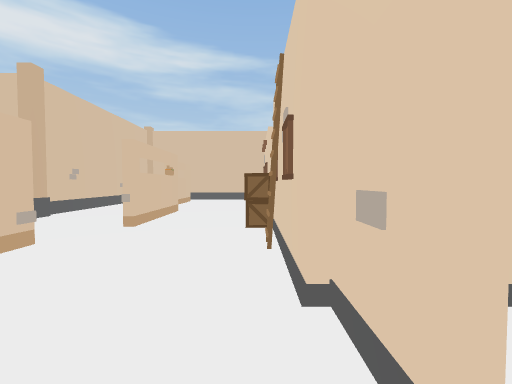
View 1 (above)

18 first-person views from a walk through a 3-D level made in the Unity game engine. The camera is 1.2 m above the floor, tilts 2° down and sees 90° across. The floor is counted in squares, 2 m on a side. Each view is taken from the middle of a square. On the plan, view 1 faces up. The plan holds only what a view shows up to about 9 squares ahead; the rest is blank.

View 2
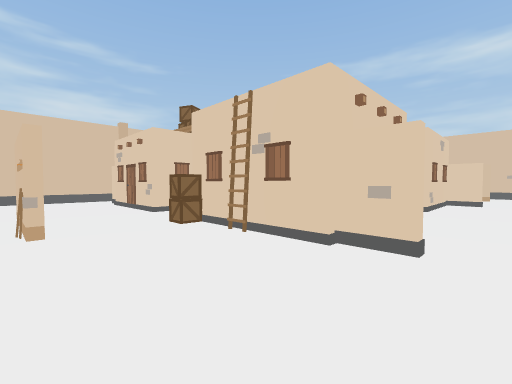

View 3
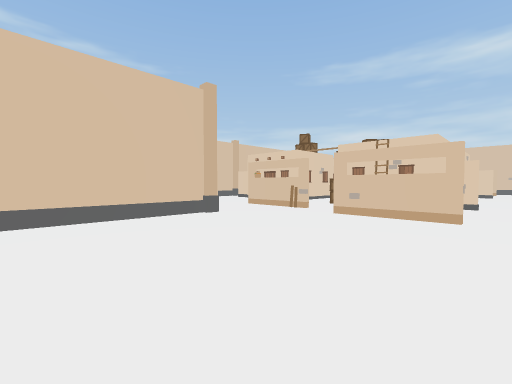

View 4
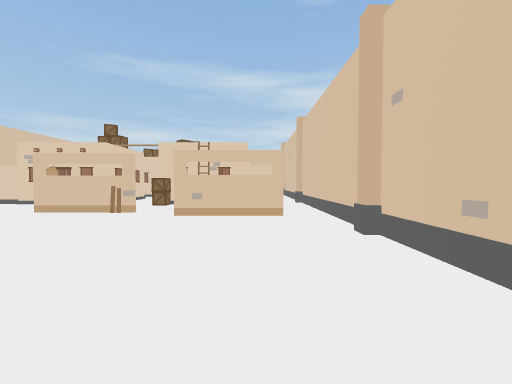

View 5
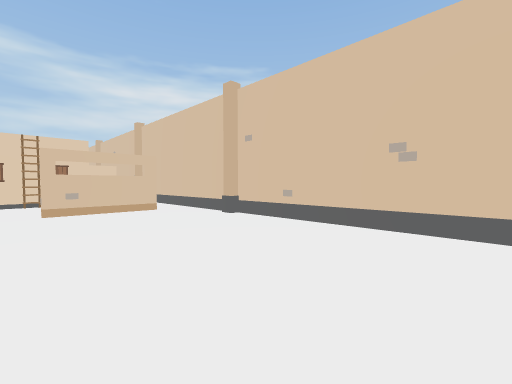

View 6
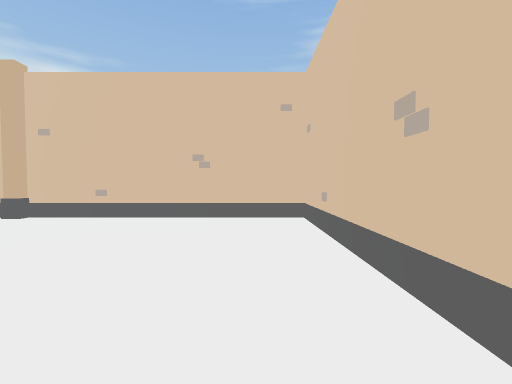

View 7
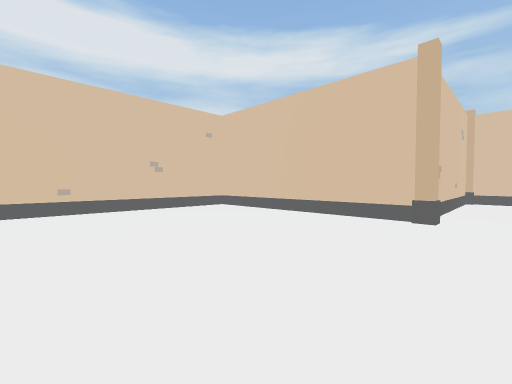

View 8
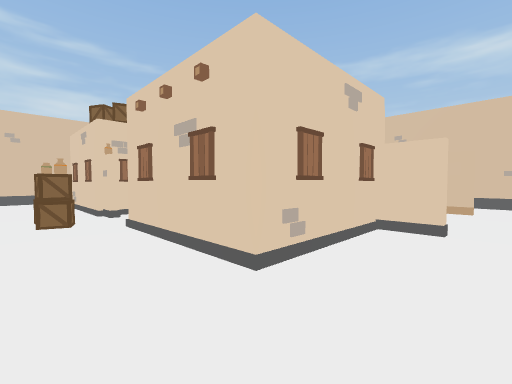

View 9
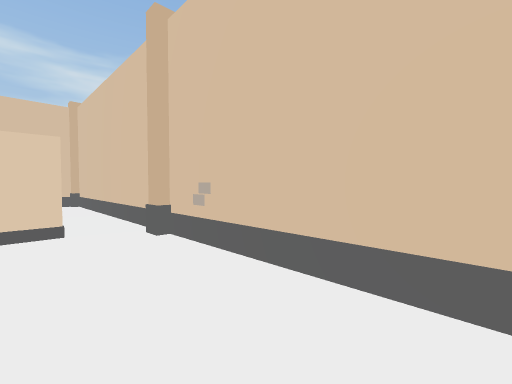

View 10
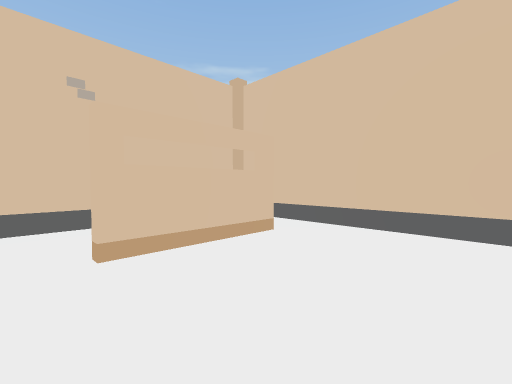

View 11
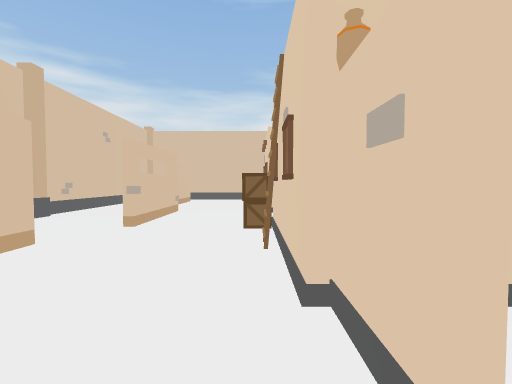

View 12
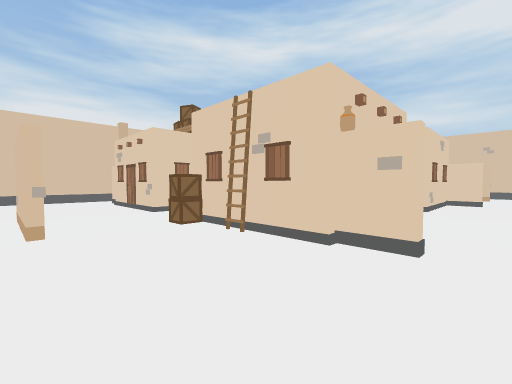

View 13
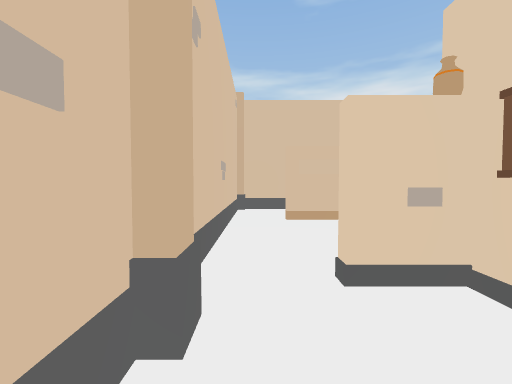

View 14
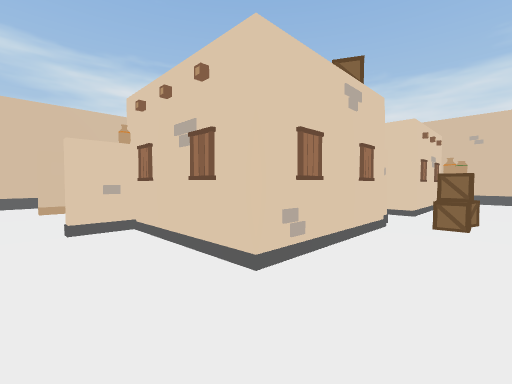

View 15
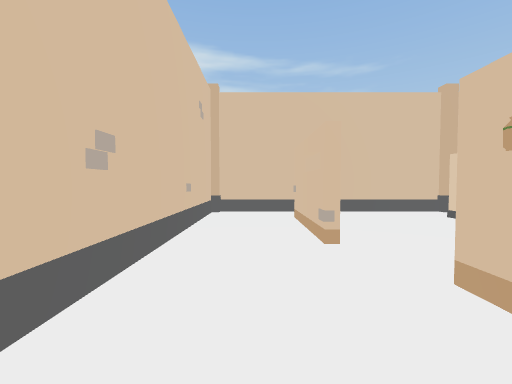

View 16
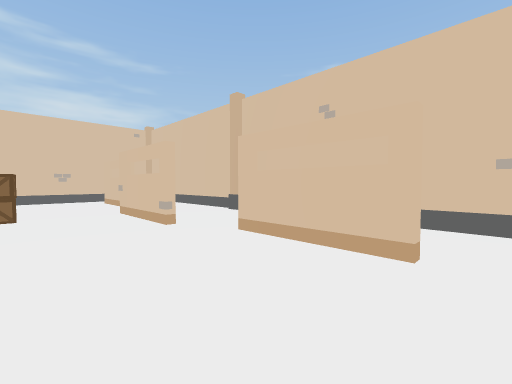

View 17
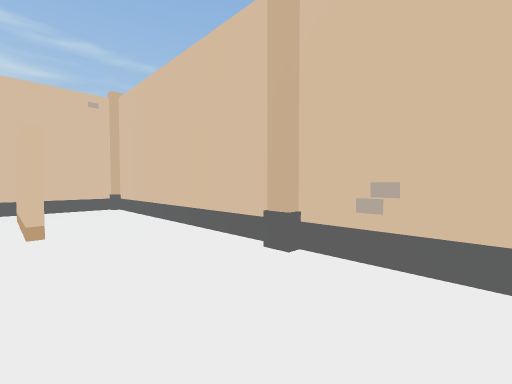

View 18
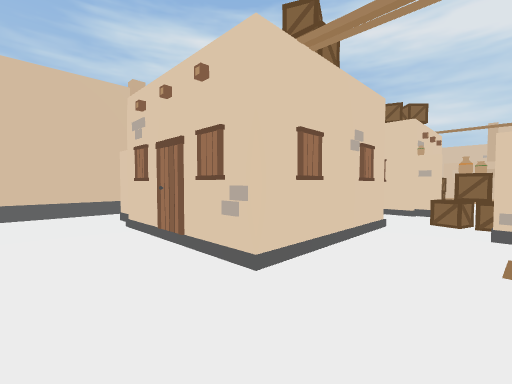

### Floor plan
Key: @ floor where view 1 was taken; # wall or solid block; . floor; O other object.
Columns run from 9 left of view 1 to 11 right of it. Each row starts with its distance up from view 1.
 10      ################
  9      #..............#
  8      O.#.#.O...#..#.#
  7      O.#.#  ..  ..#.#
  6      O....  .#  #.O.#
  5 #### O.O....OO..O.#.#
  4 #......O.O.#OO..O.#.#
  3 #......O.#  ..  ....#
  2 #......#.#  O.  ..#.#
  1 #......#.O....O#..#.#
  0 #........@....O.....#
 -1 ########### #########

Positions as (right, up) in squares from view 1, and headings:
1: (0, 0), facing up
2: (-2, 0), facing up-right
3: (-7, 0), facing up-right
4: (-7, 1), facing right
5: (-8, 3), facing down-right
6: (-8, 4), facing down
7: (-3, 0), facing up-left
8: (3, 0), facing up-right
9: (3, 1), facing down-right
10: (7, 3), facing down-right
11: (7, 9), facing down
12: (9, 9), facing down-left
13: (5, 9), facing right
14: (3, 9), facing down-right
15: (-3, 4), facing up
16: (7, 0), facing up-right
17: (9, 3), facing up-right
18: (8, 5), facing down-left
